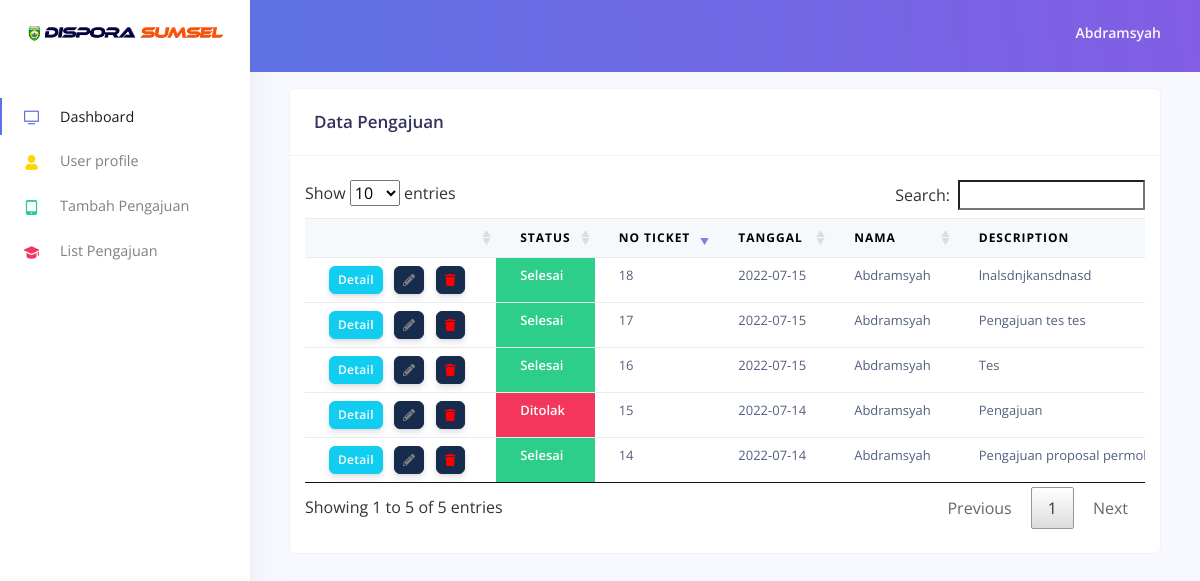
The page /Pemohon/index.php?p=history_request (signed in) on the database its author committed.
### tables this page shows
CREATE TABLE `tb_request` (
  `no_ticket` int(11) NOT NULL,
  `tgl_req` date NOT NULL,
  `id_user` int(11) NOT NULL,
  `description` text NOT NULL,
  `attachment` text NOT NULL,
  `email` varchar(50) NOT NULL,
  `v_key` text NOT NULL,
  `status` int(11) NOT NULL
);

CREATE TABLE `tb_user` (
  `id_user` int(11) NOT NULL,
  `password` varchar(255) NOT NULL,
  `nama` varchar(50) NOT NULL,
  `no_hp` varchar(20) NOT NULL,
  `email` varchar(50) NOT NULL,
  `level` varchar(10) NOT NULL
);

### Pemohon/page/history_request.php (the view, shortened to what this page needs)
<div class="card">
  <div class="card-header"><h3 class="mb-0">Data Pengajuan</h3></div>
  <div class="container">
    <div class="table-responsive py-4">
      <table class="table table-flush" id="data-request">
        <thead class="thead-light">
            <tr>
                <th></th>
                <th>Status</th>
                <th>No Ticket</th>
                <th>Tanggal</th>
                <th>Nama</th>
                <th>Description</th>
            </tr>
        </thead>
        <tbody>
        <?php
          $id_user = $_SESSION['id_user'];
          $sql = "SELECT * FROM tb_request
                  INNER JOIN tb_user ON tb_request.id_user = tb_user.id_user
                  WHERE tb_request.id_user = $id_user";
          $query = mysqli_query($link,$sql);
          while($hasil=mysqli_fetch_array($query)):
        ?>
          <tr>
            <td>
              <a href="#" type="button" class="btn btn-info btn-sm" data-toggle="modal" data-target="#myModal<?php echo $hasil['no_ticket']; ?>">Detail</a>
              <a href="#" type="button" class="btn btn-sm btn-default" data-toggle="modal" data-target="#modal-form<?php echo $hasil['no_ticket']; ?>">
                <i class='fas fa-pencil-alt' style="color: gray;"></i>
                </a>
                <a class="btn btn-sm btn-default" href="javascript:hapusData_request('<?=$hasil['no_ticket'];?>')">
                     <i class='fas fa-trash' style="color: red;"></i>
                </a>
            </td>
            <td class="<?php
              if ($hasil['status'] < 1) {
                echo "bg-warning text-white font-weight-bold";
               }elseif($hasil['status'] == 1){
                 echo "bg-secondary text-black font-weight-bold";
               }elseif($hasil['status'] == 2){
                 echo "bg-primary text-white font-weight-bold";
               }elseif($hasil['status'] == 3){
                 echo "bg-success text-white font-weight-bold";
               }else{
                 echo "bg-danger text-white font-weight-bold";
               }
             ?>"><?php
             if ($hasil['status'] < 1) {
               echo "Pengajuan Baru";
              }elseif($hasil['status'] == 1){
                echo "Di Kirim";
              }elseif($hasil['status'] == 2){
                echo "Di Proses";
              }elseif($hasil['status'] == 3){
                echo "Selesai";
              }else{
                echo "Ditolak";
              }
            ?></td>
            <td><?=$hasil['no_ticket'];?></td>
            <td><?=$hasil['tgl_req'];?></td>
            <td><?=$hasil['nama'];?></td>
            <td><?=$hasil['description'];?></td>
          </tr>
            <?php endwhile; ?>
        </tbody>
    </table>
  </div>
  </div>
</div>

### assets/css/all.css (style rules this page uses)
.fa-pencil-alt:before { content: "\f303"; }
.fa-trash:before { content: "\f1f8"; }

### rows shown on the page
tb_request: status "Selesai", no_ticket "14", tgl_req "2022-07-14", id_user.nama "Abdramsyah", description "Pengajuan proposal…"
tb_request: status "Ditolak", no_ticket "15", tgl_req "2022-07-14", id_user.nama "Abdramsyah", description "Pengajuan"
tb_request: status "Selesai", no_ticket "16", tgl_req "2022-07-15", id_user.nama "Abdramsyah", description "Tes"
tb_request: status "Selesai", no_ticket "17", tgl_req "2022-07-15", id_user.nama "Abdramsyah", description "Pengajuan tes tes"
tb_request: status "Selesai", no_ticket "18", tgl_req "2022-07-15", id_user.nama "Abdramsyah", description "lnalsdnjkansdnasd"

### other values the page prints
$_SESSION['nama'] "Abdramsyah"
